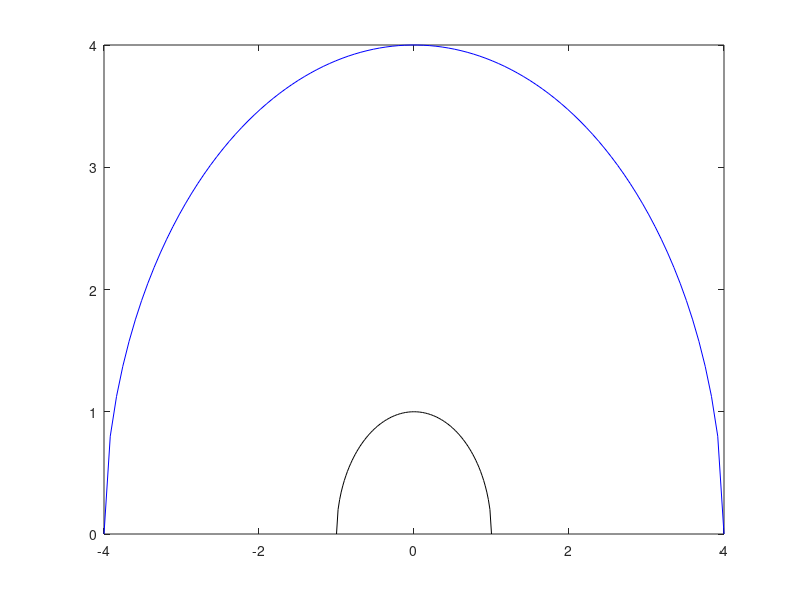

Source code (MATLAB):
function ej5p1

% a)

xa = linspace (-1.5,1.5);
f5a = @(x) 2*(sin(x).^3).*(cos(x).^2);
g5a = @(x) exp(x)-2.*x-3;
plot (xa,f5a(xa),'b', xa,g5a(xa),'r');

% b)

xb = linspace (0,5);
f5b = @(x) log(1+x) - x;
g5b = @(x) 2-5*x;
plot (xb,f5b(xb),'y', xb, g5b(xb),'g');

% c) 

xc = linspace (-pi/2,pi/2);
f5c = @(x) 6*sin(x);
g5c = @(x) 6*x - x.^3;
plot (xc, f5c(xc),'k',xc , g5c (xc), 'r');

% d) 

xd = linspace(-1,2);
f5d = @(x) exp(-x.^2 + 2).*sin(x/2);
g5d = @(x) -x.^3 +2*x + 2;
plot (xd, f5d(xd),'r', xd, g5d(xd),'g');

% e) 

xe1 = linspace (-1,1);
xe4 = linspace (-4,4);
re1 = 1*ones (size(xe1));
re4 = 4*ones (size (xe4));
f5e = @(x,r) (sqrt (r.^2 - x.^2));
plot (xe1, f5e(xe1,re1),'k',xe4, f5e(xe4,re4),'b')
